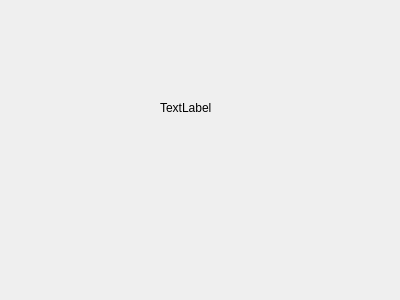
<?xml version="1.0" encoding="UTF-8"?>
<ui version="4.0">
 <class>Allocate_ui</class>
 <widget class="QDialog" name="Allocate_ui">
  <property name="geometry">
   <rect>
    <x>0</x>
    <y>0</y>
    <width>400</width>
    <height>300</height>
   </rect>
  </property>
  <property name="windowTitle">
   <string>Dialog</string>
  </property>
  <widget class="QLabel" name="label">
   <property name="geometry">
    <rect>
     <x>160</x>
     <y>100</y>
     <width>72</width>
     <height>15</height>
    </rect>
   </property>
   <property name="text">
    <string>TextLabel</string>
   </property>
  </widget>
 </widget>
 <resources/>
 <connections/>
</ui>
